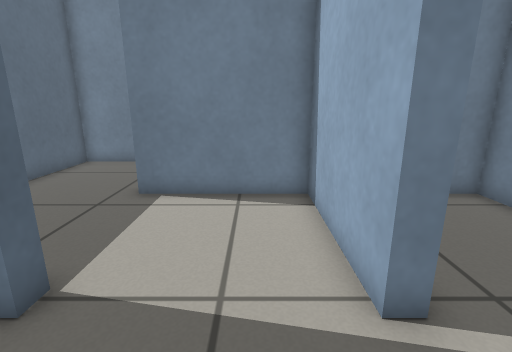
View 1 (above)

17 first-person views from a walk through a Gazebo world. The camera is 0.68 m above the floor, tilts 14° down and sees 85° across. The floor is counted in squares, 0.25 m on a side. Each view is taken from the middle of a square. On the plan, view 1 faces up. The plan holds only what a view shows up to about 19 squares ahead; the rest is blank. Robots are left out.

View 2
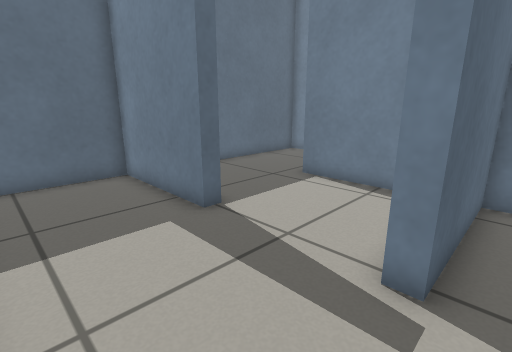

View 3
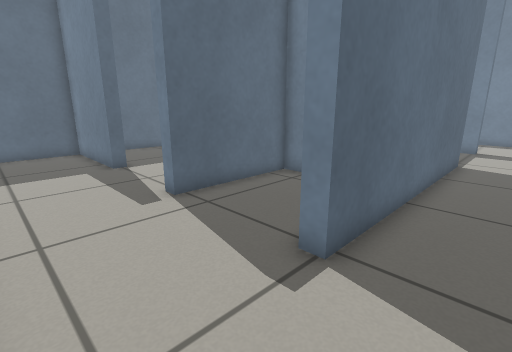

View 4
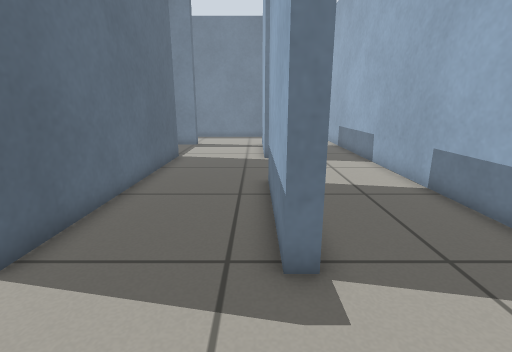

View 5
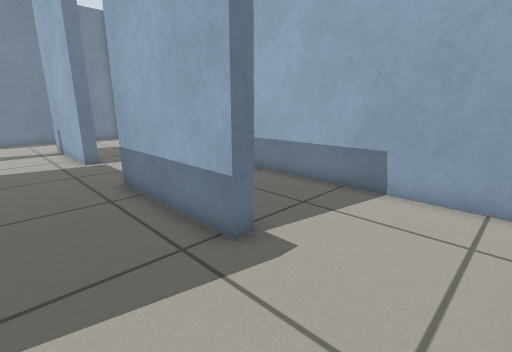

View 6
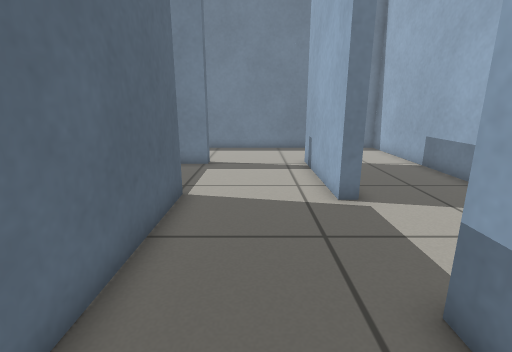

View 7
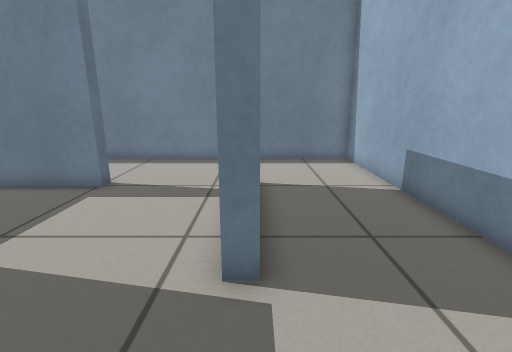

View 8
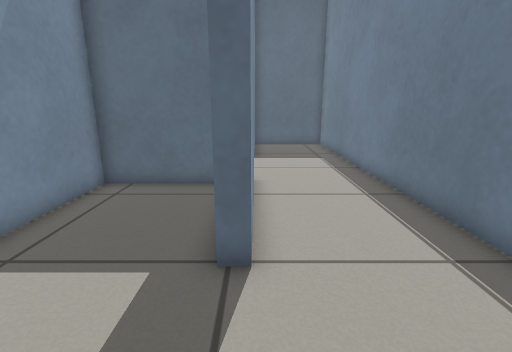

View 9
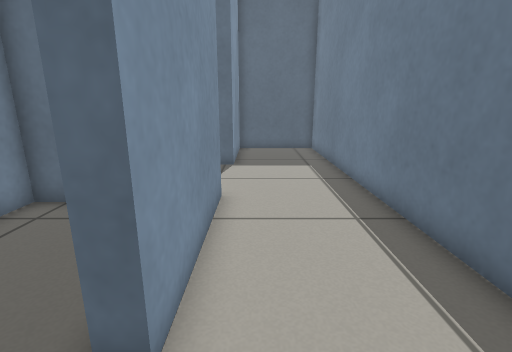

View 10
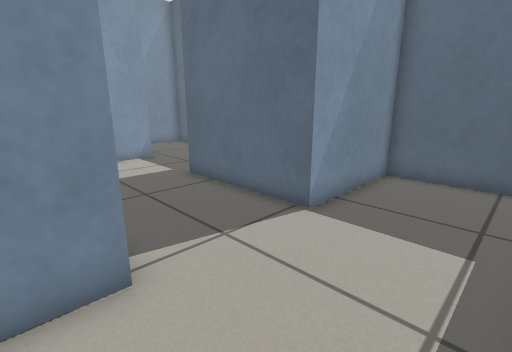

View 11
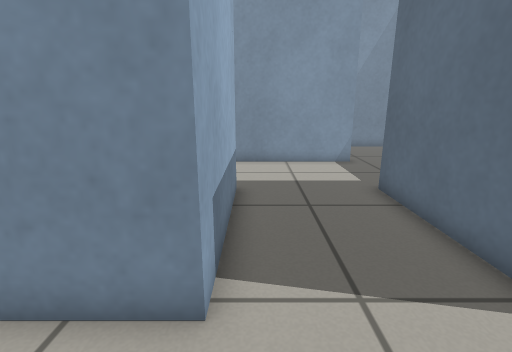

View 12
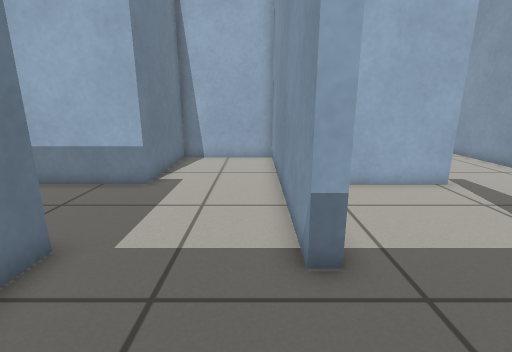

View 13
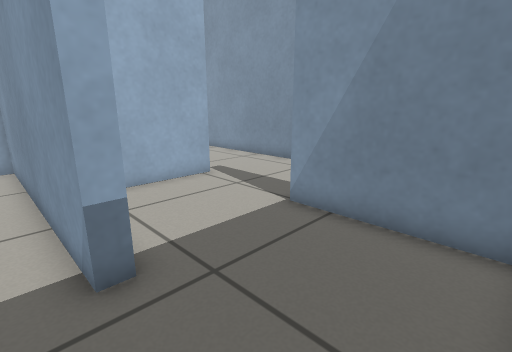

View 14
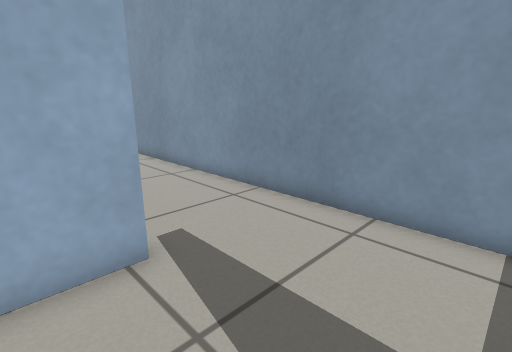

View 15
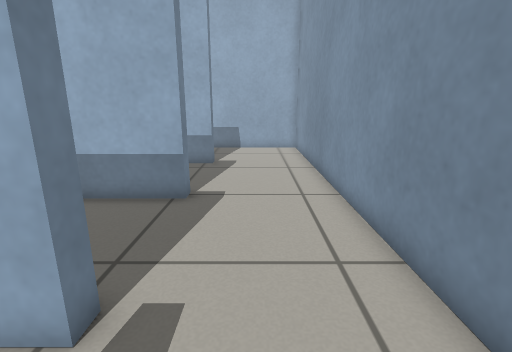

View 16
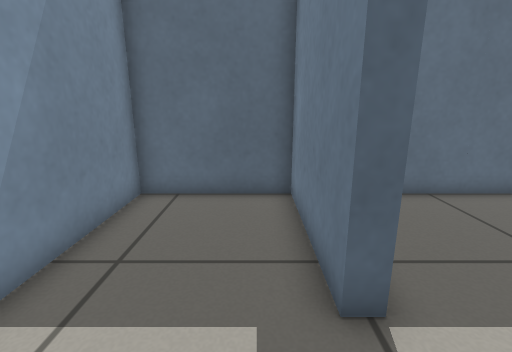

View 17
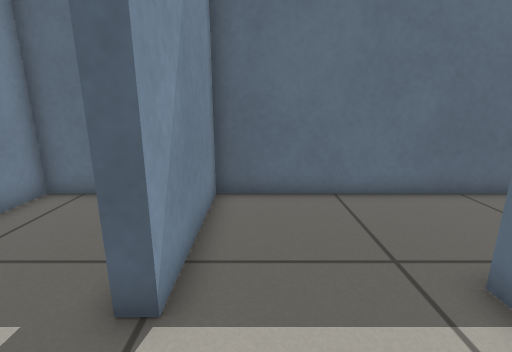

### Floor plan
Points are (right, up) in squares from view 1. A wall is a line through its corners. A room is listed if a view was taken in it or the views show most of it. See-through windows are left out.
Room 1 (views 1, 15, 16)
walls: (-3.1, 3.7) (-3.1, 3.1) (-8.5, 3.1) (-8.5, -1.7) (1.5, -1.7); (1.7, 3.1) (1.7, 4.6)
ways out: opening at (2, 1) to room 2; opening at (-1, 4) to room 5
Room 2 (view 2)
walls: (7.7, 3.1) (7.1, 3.1) (7.1, 8.5) (6.1, 8.5); (3.3, 8.5) (2.3, 8.5) (2.3, 3.1) (1.7, 3.1); (1.5, -1.7) (8.4, -1.7)
ways out: opening at (2, 1) to room 1; opening at (7.5, 0.5) to room 3
Room 3 (views 3, 4, 5, 6, 7, 8, 9, 10, 11)
walls: (7.7, 14.6) (7.7, 3.1); (13.1, 13.9) (12.5, 13.9) (12.5, 20); (2.3, 18.5) (2.3, 14.5) (6.4, 14.5); (-2.5, 9.1) (7.1, 9.1) (7.1, 13.9) (1.7, 13.9) (1.7, 19.9) (7.7, 19.9) (7.7, 19.3) (4.1, 19.3); (13.1, 3.1) (12.5, 3.1) (12.5, 9.1); (8.4, -1.7) (17.9, -1.7) (17.9, 24.7) (-8.5, 24.7) (-8.5, 19.9) (-3.1, 19.9) (-3.1, 13.9)
ways out: opening at (7.5, 0.5) to room 2; opening at (-3, 11.5) to room 4
Room 4 (views 12, 13)
walls: (-6, 13.9) (-8.5, 13.9) (-8.5, 9.4); (-3.1, 13.9) (-4.2, 13.9); (-3.7, 9.1) (-2.5, 9.1)
ways out: opening at (-3, 11.5) to room 3; opening at (-6, 9) to room 5
Room 5 (views 14, 17)
walls: (-8.5, 9.4) (-8.5, 3.7) (-3.1, 3.7); (1.7, 4.6) (1.7, 8.5) (-3.7, 8.5) (-3.7, 9.1)
ways out: opening at (-1, 4) to room 1; opening at (-6, 9) to room 4

Where each view was taken, in squares from view 1:
view 1: 0 up, 0 right, facing up
view 2: 1 down, 3 right, facing up-left
view 3: 1 down, 10 right, facing up-left
view 4: 1 down, 12 right, facing up
view 5: 1 down, 9 right, facing up-right
view 6: 6 up, 10 right, facing up
view 7: 10 up, 13 right, facing up
view 8: 20 up, 12 right, facing left
view 9: 21 up, 10 right, facing left
view 10: 24 up, 3 right, facing down-left
view 11: 23 up, 1 right, facing down
view 12: 10 up, 8 left, facing right
view 13: 10 up, 8 left, facing down-right
view 14: 5 up, 3 left, facing down-right
view 15: 1 up, 1 left, facing right
view 16: 2 up, 0 right, facing left
view 17: 5 up, 0 right, facing left
